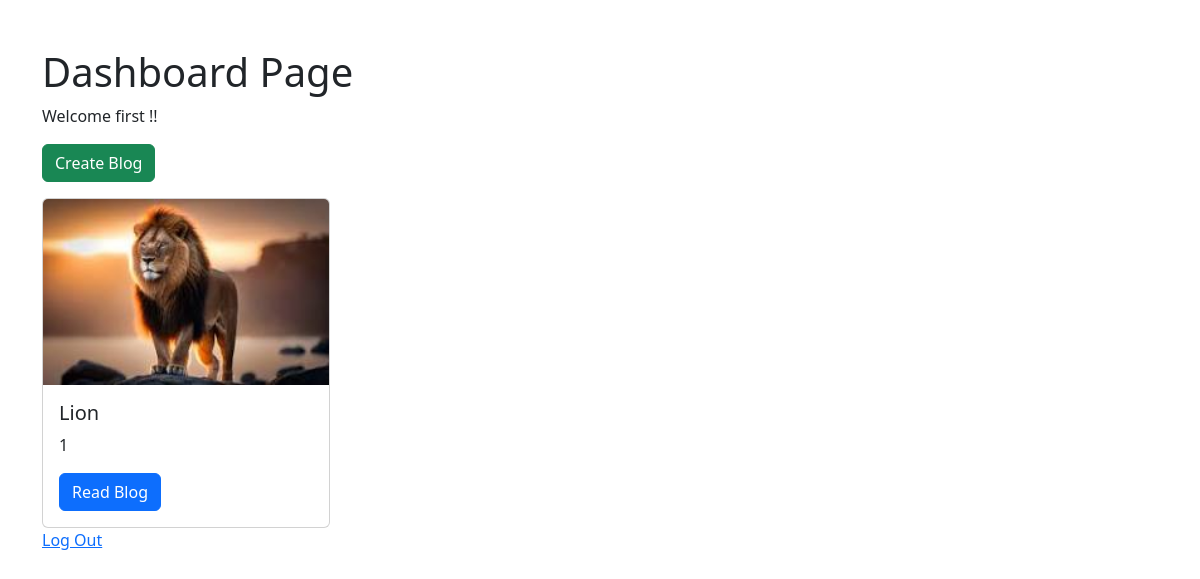
The page /dashboard (signed in) on the database its author committed.
### application/models.py (models this page shows)
class Blog(db.Model):
    id = db.Column(db.Integer, primary_key=True)
    title = db.Column(db.String(150), nullable=False)
    content = db.Column(db.String(500), nullable=False)
    image_url = db.Column(db.String(150), nullable=True) # storing path for the image
    timestamp = db.Column(db.DateTime, default = datetime.utcnow)
    user_id = db.Column(db.Integer, db.ForeignKey('user.id'), nullable=False)

### application/controllers.py (the view)
@app.route('/dashboard', methods=['GET', 'POST'])
def dashboard():
    if 'username' not in session:
        return redirect(url_for('login'))
    blogs = Blog.query.all()
    return render_template('dashboard.html', username=session['username'], blogs = blogs)

### templates/dashboard.html
{% extends "base.html" %} {% block content %}
<div class="container mt-5">
  <h1>Dashboard Page</h1>
  <p>Welcome {{ username }} !!</p>
  <a type="button" class="btn btn-success" href="/create_blog"> Create Blog </a>
  <div class="row">
    {% for blog in blogs %}
    <div class="col-md-4">
      <div class="card mt-3" style="width: 18rem">
        {% if blog.image_url %}
        <img
          class="card-img-top"
          src="{{ url_for('static', filename= 'images/' + blog.image_url )}}"
          alt="This is supposed to be blog image"
        />
        {% endif %}
        <div class="card-body">
          <h5 class="card-title">{{ blog.title }}</h5>
          <p>{{ blog.id }}</p>
          <a href="{{url_for('blog', id = blog.id)}}" class="btn btn-primary"
            >Read Blog</a
          >
        </div>
      </div>
    </div>
    {% endfor %}
  </div>
  <a href="{{ url_for('logout') }}">Log Out</a>
</div>
{% endblock %}

### rows shown on the page
Blog: image_url (picture), title "Lion", id "1"

### other values the page prints
{{ username }} "first"
